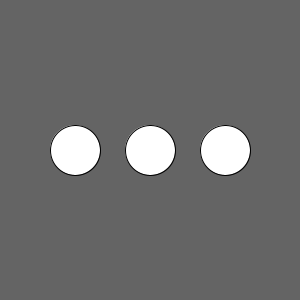
Frame 1 (no input)
Frame 60 (the mouse pressed at the canvas centre just before this capture): identical to frame 1, image omitted
Frame 120 (the mouse held since frame 60 and released just before this capture): identical to frame 1, image omitted

The Processing sketch that drew this single still picture (run headless with seeded random() and noise(); from frame 60 on, the mouse is pressed at the canvas centre):

// Processing sketch: loop_ellipses
// ── loop_ellipses.pde
void setup() 
{
  size(300, 300);
}

void draw() 
{
  background(100);
  
  //loops to create ellipses from 75 thickness to 225 by adding values of 75)
  for (int circleX = 75; circleX <= 225; circleX += 75) 
  {
    ellipse(circleX, 150, 50, 50);
  }
}
